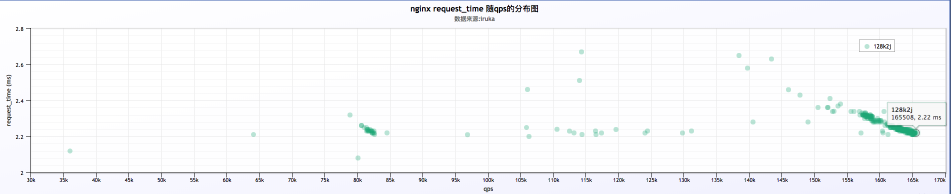
#> input picture images/128k2j_iruka_a.png, 1902 x 387 px (shown at 1/2 size); its folder holds only this picture in this run
$ python -i phototool.py   (imports and definitions only)   (older library calls are emulated)
#> lines starting #> are read from the running program, lines starting #| are printed output that depends on the picture
#!/usr/bin/env python
# -*- coding:utf8  -*-

import os
import glob
from PIL import Image, ExifTags
import json

config = {
        # github 存储图片的仓库（本地仓库基准目录）
        'github_img_host_base': '/Users/smaug/blogimg_2',
        # 会对这个目录下的所有文件夹进行遍历，相同目录生成_samll 的 缩略图
        'img_path':             '/Users/smaug/blogimg_2/rebootcat/photowall',
        # cdn 前缀
        'cdn_url_prefix':       'https://cdn.jsdelivr.net/gh/smaugx/MyblogImgHosting_2',
        # hexo 博客存放 photos 信息的 json 文件
        'photo_info_json':      '/Users/smaug/blog_rebootcat/source/photos/photoslist.json',
        }

# 压缩图片到 90%(目的是为了移除一些gps 等信息，并非真的为了压缩）
def compress_img(img_path, rate = 0.99, override = False):
#> called with img_path = '../images/128k2j_iruka_a.png', rate = 0.99, override = False
    support_ftype_list = ['png', 'PNG', 'jpeg', 'JPEG', 'gif', 'GIF', 'bmp']
    sp_img = img_path.split('.')
    if not sp_img or sp_img[-1] not in support_ftype_list:
        print("not support image type:{0}", img_path)
        return False
    sp_img = img_path.split('/')
    if not sp_img:
        print("please give the right image path:{0}", img_path)
        return False
    img_full_name = sp_img[-1]
    img_name = img_full_name.split('.')[0]
    img_type = img_full_name.split('.')[1]
    img_path_prefix = img_path[:-len(img_full_name)]

    # 覆盖原图或者另存为
    compress_img_path = ''
    if override:
        compress_img_path = img_path
    else:
        compress_img_path = '{0}{1}_com.{2}'.format(img_path_prefix, img_name, img_type)

    img = Image.open(img_path)
#> img is the input picture: PIL image 1902x387 RGBA; mean R, G, B, A 247.1, 247.8, 250.1, 255
    try:
        for orientation in ExifTags.TAGS.keys() :
            if ExifTags.TAGS[orientation]=='Orientation' : break
        exif=dict(img._getexif().items())
        if   exif[orientation] == 3 :
            img=img.rotate(180, expand = True)
        elif exif[orientation] == 6 :
            img=img.rotate(270, expand = True)
        elif exif[orientation] == 8 :
            img=img.rotate(90, expand = True)
    except Exception as e:
        print("catch exception:{0}",e)

    try:
        original_size = img.size
#> original_size = (1902, 387)
        length = original_size[0]
#> length = 1902
        height = original_size[1]
#> height = 387
        new_length = int(length * rate)
#> new_length = 1882
        new_height = int(height * rate)
#> new_height = 383
        print("originla length:{0} height:{1}", length, height)
#| originla length:{0} height:{1} 1902 387
        print("after compress length:{0} height:{1}", new_length, new_height)
#| after compress length:{0} height:{1} 1882 383
        img = img.resize((new_length, new_height), Image.ANTIALIAS)
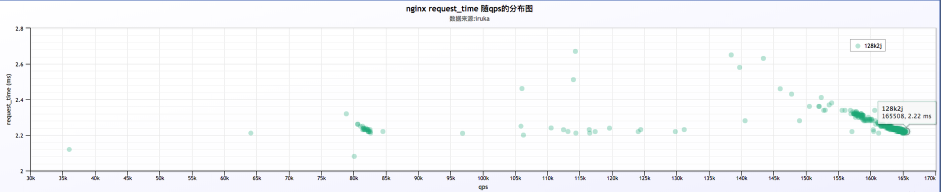
#> img: PIL image 1882x383 RGBA (shown at 1/2 size); mean R, G, B, A 246.9, 247.6, 249.8, 255
        img.save(compress_img_path, img_type)
        print("save compress img {0}".format(compress_img_path))
        return True
    except Exception as e:
        print("catch exception:{0}",e)

    return False


# 对 img_path 目录下的文件夹递归生成缩略图保存到同目录下
# [69 lines left out: function thumbnail_pic, not called in this run]


# [23 lines not run here, left out]

>>> result = compress_img('../images/128k2j_iruka_a.png')

$ run again, on images/128k8j_iruka_a.png
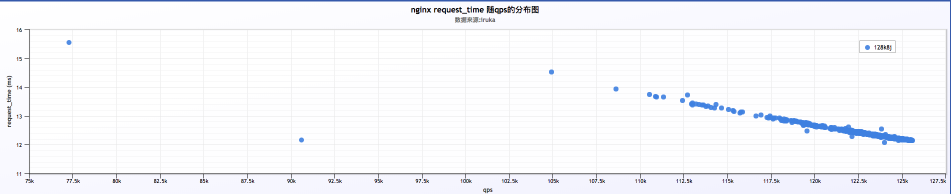
#> input picture images/128k8j_iruka_a.png, 1901 x 388 px (shown at 1/2 size)
#> in compress_img, img is the input picture: PIL image 1901x388 RGBA; mean R, G, B, A 245.9, 246.7, 250.3, 255
#| originla length:{0} height:{1} 1901 388
#| after compress length:{0} height:{1} 1881 384
#> in compress_img, `img = img.resize((new_length, new_height), Image.ANTIALIAS)`:
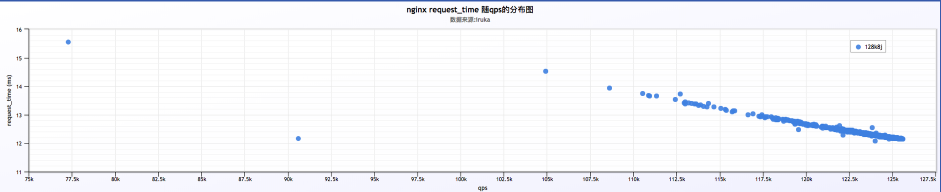
#> img: PIL image 1881x384 RGBA (shown at 1/2 size); mean R, G, B, A 245.6, 246.5, 250, 255
